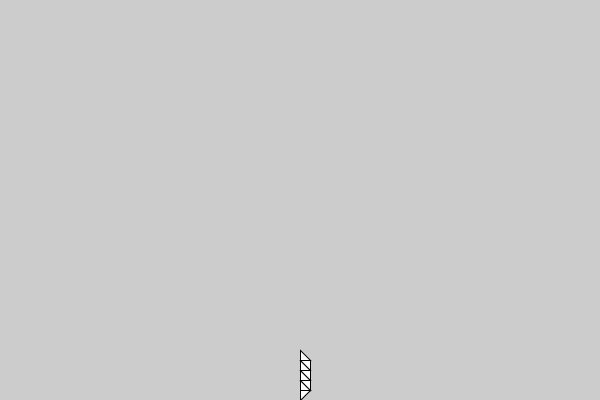
Frame 1 (no input)
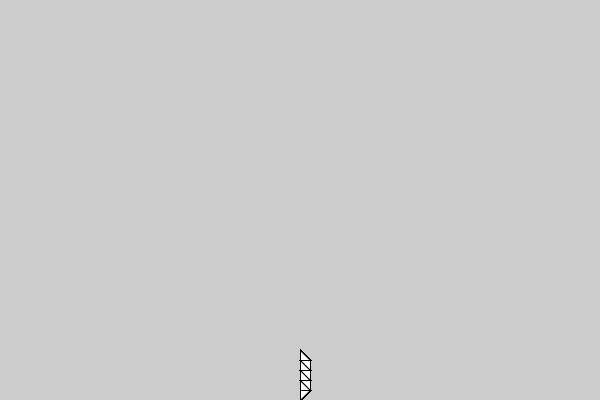
Frame 60 (the mouse pressed at the canvas centre just before this capture)
Frame 120 (the mouse held since frame 60 and released just before this capture): identical to frame 60, image omitted

The Processing sketch that drew these frames (run headless with seeded random() and noise(); from frame 60 on, the mouse is pressed at the canvas centre):

// Processing sketch: special_branch_grass
// ── special_branch_grass.pde
void setup() {
  size(600, 400);
}

void draw() {
  /*
  beginShape(TRIANGLE_STRIP); 
  vertex(50, 50);
  text("1", 50, 50);
  vertex(100, 50);
  text("2", 100, 50);
  vertex(150, 100);
  text("3", 150, 100);
  vertex(200, 125);
  text("4", 200, 150);
  vertex(250, 250);
  text("5", 250, 250);
  endShape();
  */
  
  float mid = width/2;
  beginShape(TRIANGLE_STRIP);
  vertex(mid, height);
  vertex(mid, height - 10);
  vertex(mid + 10, height - 10);
  vertex(mid, height - 20);
  vertex(mid + 10, height - 20);
  vertex(mid, height - 30);
  vertex(mid + 10, height - 30);
  vertex(mid, height - 40);
  vertex(mid + 10, height - 40);
  vertex(mid, height - 50);
  endShape();
}

  
